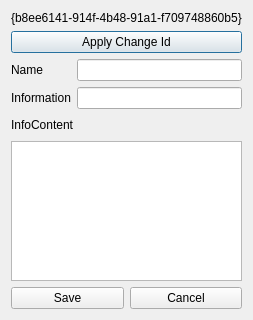
<?xml version="1.0" encoding="UTF-8"?>
<ui version="4.0">
 <class>ChangeMyInfo</class>
 <widget class="QDialog" name="ChangeMyInfo">
  <property name="geometry">
   <rect>
    <x>0</x>
    <y>0</y>
    <width>246</width>
    <height>320</height>
   </rect>
  </property>
  <property name="windowTitle">
   <string>Change information</string>
  </property>
  <layout class="QVBoxLayout" name="verticalLayout">
   <item>
    <widget class="QLabel" name="usrId">
     <property name="text">
      <string>{b8ee6141-914f-4b48-91a1-f709748860b5}</string>
     </property>
    </widget>
   </item>
   <item>
    <widget class="QPushButton" name="pushButton">
     <property name="text">
      <string>Apply Change Id</string>
     </property>
    </widget>
   </item>
   <item>
    <layout class="QGridLayout" name="gridLayout">
     <item row="0" column="0">
      <widget class="QLabel" name="name">
       <property name="text">
        <string>Name</string>
       </property>
      </widget>
     </item>
     <item row="0" column="1">
      <widget class="QLineEdit" name="nameLineEdit"/>
     </item>
     <item row="1" column="0">
      <widget class="QLabel" name="information">
       <property name="text">
        <string>Information</string>
       </property>
      </widget>
     </item>
     <item row="1" column="1">
      <widget class="QLineEdit" name="infoLineEdit"/>
     </item>
    </layout>
   </item>
   <item>
    <layout class="QHBoxLayout" name="horizontalLayout">
     <item>
      <widget class="QLabel" name="InfoContent">
       <property name="text">
        <string>InfoContent</string>
       </property>
      </widget>
     </item>
     <item>
      <spacer name="horizontalSpacer">
       <property name="orientation">
        <enum>Qt::Horizontal</enum>
       </property>
       <property name="sizeHint" stdset="0">
        <size>
         <width>58</width>
         <height>20</height>
        </size>
       </property>
      </spacer>
     </item>
    </layout>
   </item>
   <item>
    <widget class="QTextEdit" name="textEdit"/>
   </item>
   <item>
    <layout class="QHBoxLayout" name="horizontalLayout_2">
     <item>
      <widget class="QPushButton" name="saveButton">
       <property name="text">
        <string>Save</string>
       </property>
      </widget>
     </item>
     <item>
      <widget class="QPushButton" name="cancelButton">
       <property name="text">
        <string>Cancel</string>
       </property>
      </widget>
     </item>
    </layout>
   </item>
  </layout>
 </widget>
 <resources/>
 <connections/>
</ui>
